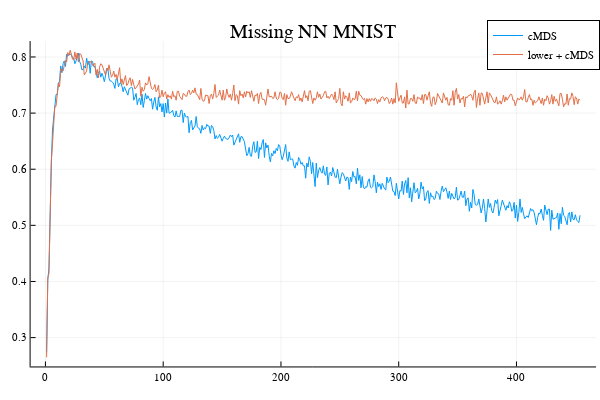

Notebook source saved alongside this figure:
### Code cell
plot(collect(1:454),mds_acc_NN_M, label = "cMDS")
plot!(collect(1:454),lower_mds_acc_NN_M, label = "lower + cMDS", title = "Missing NN MNIST")

### Figure 1 — Plotly figure (JSON) as saved in the notebook; plotly's stock layout.template omitted (floating-point values rounded to 4 significant figures; data arrays with more than 128 entries replaced by an {"elided": "..."} marker saying what was removed)
{"data": [{"colorbar": {"title": ""}, "legendgroup": "cMDS", "line": {"color": "rgba(0, 154, 250, 1.000)", "dash": "solid", "shape": "linear", "width": 1}, "mode": "lines", "name": "cMDS", "showlegend": true, "type": "scatter", "x": {"elided": "454 int values"}, "xaxis": "x", "y": {"elided": "454 float values"}, "yaxis": "y", "zmax": null, "zmin": null}, {"colorbar": {"title": ""}, "legendgroup": "lower + cMDS", "line": {"color": "rgba(227, 111, 71, 1.000)", "dash": "solid", "shape": "linear", "width": 1}, "mode": "lines", "name": "lower + cMDS", "showlegend": true, "type": "scatter", "x": {"elided": "454 int values"}, "xaxis": "x", "y": {"elided": "454 float values"}, "yaxis": "y", "zmax": null, "zmin": null}], "layout": {"annotations": [{"font": {"color": "rgba(0, 0, 0, 1.000)", "family": "sans-serif", "size": 20}, "rotation": 0, "showarrow": false, "text": "Missing NN MNIST", "x": 0.5222, "xanchor": "center", "xref": "paper", "y": 1, "yanchor": "top", "yref": "paper"}], "height": 400, "legend": {"bgcolor": "rgba(255, 255, 255, 1.000)", "bordercolor": "rgba(0, 0, 0, 1.000)", "borderwidth": 1, "font": {"color": "rgba(0, 0, 0, 1.000)", "family": "sans-serif", "size": 11}, "title": {"font": {"color": "rgba(0, 0, 0, 1.000)", "family": "sans-serif", "size": 15}, "text": ""}, "tracegroupgap": 0, "traceorder": "normal", "x": 1, "xanchor": "auto", "y": 1, "yanchor": "auto"}, "margin": {"b": 20, "l": 0, "r": 0, "t": 20}, "paper_bgcolor": "rgba(255, 255, 255, 1.000)", "plot_bgcolor": "rgba(255, 255, 255, 1.000)", "showlegend": true, "width": 600, "xaxis": {"anchor": "y", "domain": [0.05101, 0.9934], "gridcolor": "rgba(0, 0, 0, 0.100)", "gridwidth": 0.5, "linecolor": "rgba(0, 0, 0, 1.000)", "mirror": false, "range": [-12.59, 467.6], "showgrid": true, "showline": true, "showticklabels": true, "tickangle": 0, "tickcolor": "rgb(0, 0, 0)", "tickfont": {"color": "rgba(0, 0, 0, 1.000)", "family": "sans-serif", "size": 11}, "tickmode": "array", "ticks": "inside", "ticktext": ["0", "100", "200", "300", "400"], "tickvals": [0, 100, 200, 300, 400], "title": "", "titlefont": {"color": "rgba(0, 0, 0, 1.000)", "family": "sans-serif", "size": 15}, "type": "-", "visible": true, "zeroline": false, "zerolinecolor": "rgba(0, 0, 0, 1.000)"}, "yaxis": {"anchor": "x", "domain": [0.03762, 0.9415], "gridcolor": "rgba(0, 0, 0, 0.100)", "gridwidth": 0.5, "linecolor": "rgba(0, 0, 0, 1.000)", "mirror": false, "range": [0.2486, 0.8284], "showgrid": true, "showline": true, "showticklabels": true, "tickangle": 0, "tickcolor": "rgb(0, 0, 0)", "tickfont": {"color": "rgba(0, 0, 0, 1.000)", "family": "sans-serif", "size": 11}, "tickmode": "array", "ticks": "inside", "ticktext": ["0.3", "0.4", "0.5", "0.6", "0.7", "0.8"], "tickvals": [0.3, 0.4, 0.5, 0.6, 0.7, 0.8], "title": "", "titlefont": {"color": "rgba(0, 0, 0, 1.000)", "family": "sans-serif", "size": 15}, "type": "-", "visible": true, "zeroline": false, "zerolinecolor": "rgba(0, 0, 0, 1.000)"}}}
